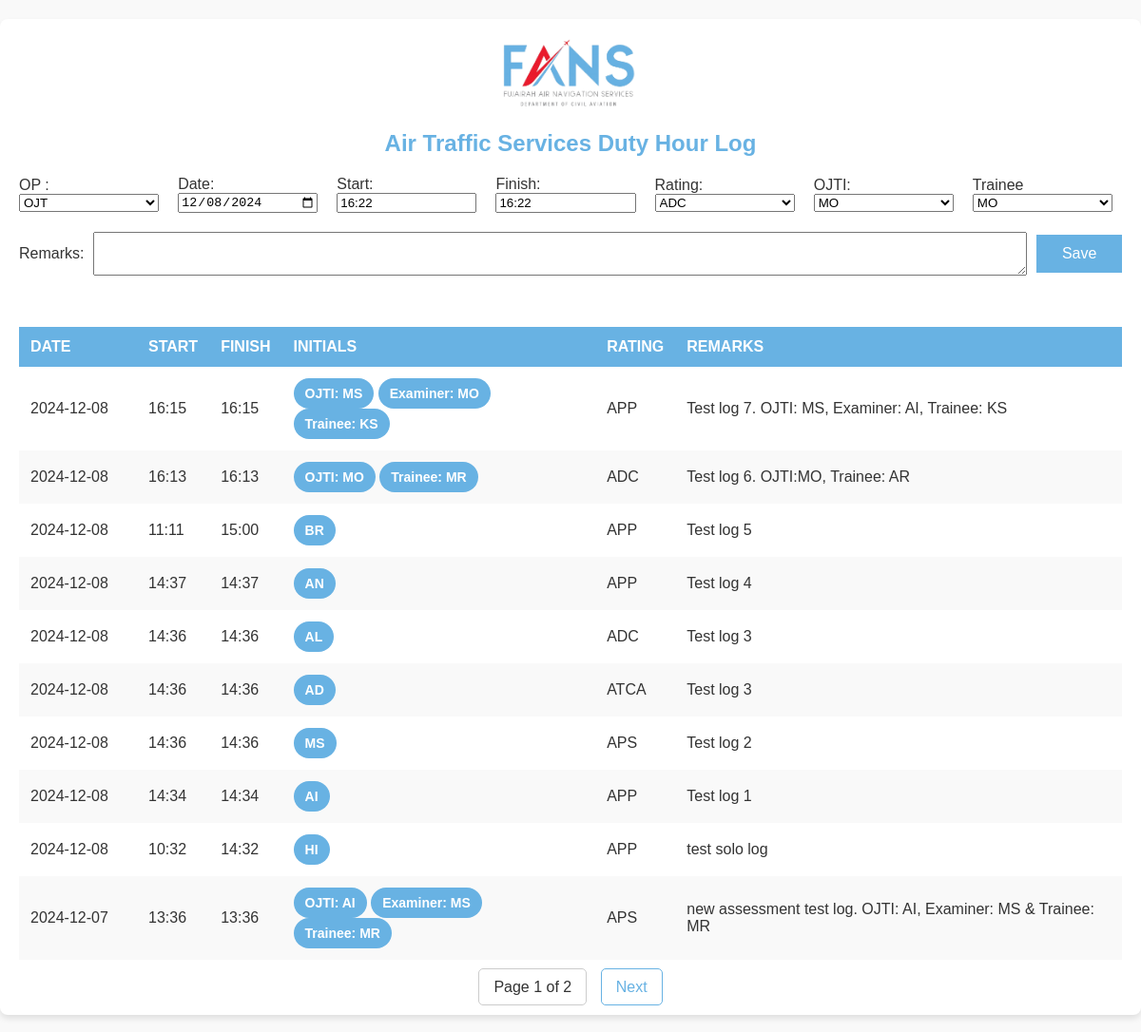
Screenshot of /new_ats_log_ojt with the database file from the repository.
### tables this page shows
CREATE TABLE ats_log (
                id INTEGER PRIMARY KEY AUTOINCREMENT,
                date TEXT,
                start TEXT,
                finish TEXT,
                initial TEXT,
                rating TEXT,
                remarks TEXT,
                ojti TEXT,
                examiner TEXT,
                trainee TEXT,
                op TEXT
            );

### app.py (the view, shortened to what this page needs)
@app.route('/new_ats_log_ojt', methods=['GET', 'POST'])
def new_ats_log_ojt():
    current_date = datetime.now(timezone.utc).strftime('%Y-%m-%d')
    current_utc_time = datetime.now(timezone.utc).strftime('%H:%M')  # Ensure 24-hour format
    options = ['OJT', 'Assessment', 'Solo']
    ratings = ['ADC','APP','APS','ATCA']
    initials = ['MO', 'AI', 'MS', 'AD', 'AL', 'AN', 'AS', 'AV', 'HA', 'HI', 'KR', 'MY', 'NA', 'AM', 'AR', 'MZ', 'MM', 'KS', 'SE', 'BI', 'SK', 'SH', 'BR', 'AB', 'LB', 'ME', 'MR', 'AO', 'MA']
    logs, page, total_pages = get_logs_n_pagination_data()
    return render_template('new_ats_log_ojt.html', date=current_date, time=current_utc_time, ratings=ratings, initials=initials, options=options, logs=logs, page=page, total_pages=total_pages)

### app.py (called while the page is built)
def get_logs_n_pagination_data():
    page = request.args.get('page', 1, type=int)
    offset = (page - 1) * per_page
    with sqlite3.connect(DATABASE) as conn:
        cursor = conn.cursor()
        cursor.execute('''
            SELECT id, date, start, finish, initial, rating, remarks, ojti, examiner, trainee, op
            FROM ats_log ORDER BY id DESC
            LIMIT ? OFFSET ?
        ''', (per_page, offset))
        logs = cursor.fetchall()
        cursor.execute('SELECT COUNT(*) FROM ats_log')
        total_logs = cursor.fetchone()[0]
    total_pages = (total_logs + per_page - 1) // per_page
    return logs, page, total_pages

### templates/new_ats_log_ojt.html (shortened to what this page needs)
<!DOCTYPE html>
<html lang="en">
<head>
    <link rel="stylesheet" href="/static/styles.css">
</head>
<body>
    <div class="container">
        <img src="/static/logo.png" alt="FANS Logo" class="logo">
        <h1>Air Traffic Services Duty Hour Log</h1>
        <form method="POST" action="/new_ats_log_ojt">
            <div class="form-row">
                <div class="form-group">
                    <label for="option">OP :</label>
                    <select id="option" name="option" required onchange="opSelected(this)">
                        {% for option in options %}
                            <option value="{{ option }}">{{ option }}</option>
                        {% endfor %}
                    </select>
                </div>
                <div class="form-group">
                    <label for="date">Date:</label>
                    <input type="date" id="date" name="date" value="{{ date }}" required>
                </div>
                <div class="form-group">
                    <label for="start">Start:</label>
                    <input type="text" id="start" name="start" value="{{ time }}" required>
                </div>
                <div class="form-group">
                    <label for="finish">Finish:</label>
                    <input type="text" id="finish" name="finish" value="{{ time }}" required>
                </div>
                <div class="form-group">
                    <label for="rating">Rating:</label>
                    <select id="rating" name="rating" required>
                        {% for rating in ratings %}
                            <option value="{{ rating }}">{{ rating }}</option>
                        {% endfor %}
                    </select>
                </div>
                <div class="form-group">
                    <label for="ojti_initials">OJTI:</label>
                    <select id="ojti" name="ojti" required>
                        {% for initial in initials %}
                            <option value="{{ initial }}">{{ initial }}</option>
                        {% endfor %}
                    </select>
                </div>
                <div class="form-group">
                    <label for="trainee_initials">Trainee</label>
                    <select id="trainee" name="trainee" required>
                        {% for initial in initials %}
                            <option value="{{ initial }}">{{ initial }}</option>
                        {% endfor %}
                    </select>
                </div>
            </div>
            <div class="remarks-row">
                <label for="remarks">Remarks:</label>
                <textarea id="remarks" name="remarks" required></textarea>
                <button type="submit" class="submit-btn">Save</button>
            </div>
        </form>
        <br><br><br>
        <table>
            <thead>
                <tr>
                    <th>Date</th>
                    <th>Start</th>
                    <th>Finish</th>
                    <th>Initials</th>
                    <th>Rating</th>
                    <th>Remarks</th>
                </tr>
            </thead>
            <tbody>
                {% for log in logs %}
                <tr>
                    <td style="width: 100px;">{{ log[1] }}</td>
                    <td>{{ log[2] }}</td>
                    <td>{{ log[3] }}</td>
                    <td>
                        {% if log[10] == "Solo" %}
                        <span class="chip">{{ log[4] }}</span>
                        {% elif log[10] == "OJT" %}
                        <span class="chip">OJTI: {{ log[7] }}</span>
                        <span class="chip">Trainee: {{ log[9] }}</span>
                        {% elif log[10] == "Assessment" %}
                        <span class="chip">OJTI: {{ log[7] }}</span>
                        <span class="chip">Examiner: {{ log[8] }}</span>
                        <span class="chip">Trainee: {{ log[9] }}</span>
                        {% endif %}
                    </td>
                    <td>{{ log[5] }}</td>
                    <td>{{ log[6] }}</td>
                </tr>
                {% endfor %}
            </tbody>
        </table>
        <div class="pagination">
            <span>Page {{ page }} of {{ total_pages }}</span>
            {% if page < total_pages %}
            <a href="{{ url_for('new_ats_log_ojt', page=page+1) }}">Next</a>
            {% endif %}
        </div>
    </div>
</body>
</html>

### static/styles.css (style rules this page uses)
body { font-family: Arial, sans-serif; background-color: #f9f9f9; color: #333; margin: 0; padding: 0; }
.container { max-width: 1200px; margin: 20px auto; padding: 20px; background: #ffffff; border-radius: 8px; box-shadow: 0 4px 6px rgba(0, 0, 0, 0.1); }
.logo { display: block; margin: 0 auto 20px; width: 150px; }
h1 { text-align: center; color: #68B2E3; font-size: 24px; margin-bottom: 20px; }
.form-row { display: flex; justify-content: space-between; gap: 10px; margin-bottom: 20px; }
.form-group { flex: 1; display: flex; flex-direction: column; min-width: 120px; }
textarea { flex: 7; height: 40px; resize: vertical; margin: 0; }
.submit-btn { flex: 0.5; height: 40px; background-color: #68B2E3; color: white; border: none; padding: 10px; font-size: 16px; cursor: pointer; text-align: center; }
table { width: 100%; border-collapse: collapse; margin-bottom: 20px; }
table th, table td { padding: 12px; text-align: left; }
table thead th { background-color: #68B2E3; color: white; text-transform: uppercase; }
table tbody tr:nth-child(even) { background-color: #f9f9f9; }
.chip { display: inline-block; padding: 8px 12px; font-size: 14px; font-weight: bold; color: white; border-radius: 16px; background-color: #68B2E3; }
.pagination { text-align: center; margin-top: 20px; }
.pagination a { text-decoration: none; color: #68B2E3; padding: 10px 15px; margin: 0 5px; border: 1px solid #68B2E3; border-radius: 5px; }
.pagination span { color: #333; padding: 10px 15px; margin: 0 5px; border: 1px solid #ccc; border-radius: 5px; }
.form-row { display: flex; align-items: center; gap: 10px; }
.form-group { flex: 1; margin-right: 10px; }
.remarks-row { display: flex; align-items: center; gap: 10px; margin-top: 10px; }

### rows the page displays
ats_log: date "2024-12-08", start "16:15", finish "16:15", ojti "MS", examiner "MO", trainee "KS", rating "APP", remarks "Test log 7. OJTI: MS, Examiner: AI, Trainee: KS"
ats_log: date "2024-12-08", start "16:13", finish "16:13", ojti "MO", trainee "MR", rating "ADC", remarks "Test log 6. OJTI:MO, Trainee: AR"
ats_log: date "2024-12-08", start "11:11", finish "15:00", initial "BR", rating "APP", remarks "Test log 5"
ats_log: date "2024-12-08", start "14:37", finish "14:37", initial "AN", rating "APP", remarks "Test log 4"
ats_log: date "2024-12-08", start "14:36", finish "14:36", initial "AL", rating "ADC", remarks "Test log 3"
ats_log: date "2024-12-08", start "14:36", finish "14:36", initial "AD", rating "ATCA", remarks "Test log 3"
ats_log: date "2024-12-08", start "14:36", finish "14:36", initial "MS", rating "APS", remarks "Test log 2"
ats_log: date "2024-12-08", start "14:34", finish "14:34", initial "AI", rating "APP", remarks "Test log 1"
ats_log: date "2024-12-08", start "10:32", finish "14:32", initial "HI", rating "APP", remarks "test solo log"
ats_log: date "2024-12-07", start "13:36", finish "13:36", ojti "AI", examiner "MS", trainee "MR", rating "APS", remarks "new assessment test log. OJTI: AI, Examiner: MS & Trainee: MR"

### other values shown
{{ page }} "1"
{{ total_pages }} "2"
form field option "OJT"
form field rating "ADC"
form field ojti "MO"
form field trainee "MO"
